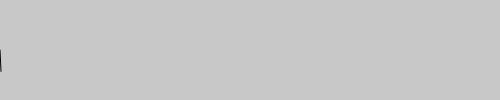
Frame 1 (no input)
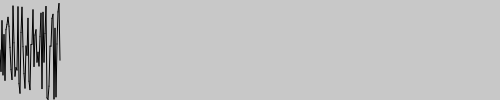
Frame 60 (no input)
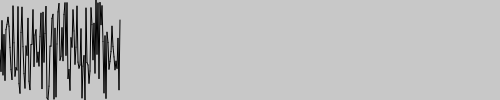
Frame 120 (the mouse pressed at the canvas centre since frame 60)

The p5.js sketch that drew these frames (run headless with seeded random() and noise() and a simulated clock; from frame 60 on, the mouse is pressed at the canvas centre):

// p5.js sketch
// ── sketch.js
// keep track of our position on our graph
let xPos = 0;

// keep track of the previous random point
let prev = 50;

// off screen buffers (for moving the random graph)
let buffer1, buffer2;
let buffer1x = 0;
let buffer2x = 1000;
let currentBuffer, nextBuffer;;
let moving = false;

function setup() {
  createCanvas(500, 100);

  // create our off screen buffers
  buffer1 = createGraphics(1000,100);
  buffer2 = createGraphics(1000,100);
  buffer1.background(200);
  buffer2.background(200);
  currentBuffer = buffer1;
  nextBuffer = buffer2;
}

function draw() {
  // clear the main canvas
  clear();

  // move the drawing head over by 1 pixel
  xPos += 1;

  // pull a random number
  let rand = random(0,100);

  // draw a line from the previous point to the current point
  currentBuffer.line(xPos-1, prev, xPos, rand);

  // rand becomes our new prev
  prev = rand;

  // if we are moving we need to cycle the two buffers so they function like
  // a scrolling background
  if (moving) {
    buffer1x--;
    buffer2x--;
    if (buffer1x <= -1000) {
      buffer1x = buffer2x+1000;
      buffer1.background(200);
    }
    else if (buffer2x <= -1000) {
      buffer2x = buffer1x+1000;
      buffer2.background(200);
    }
  }

  // did we reach the edge of the visible canvas (500)? if so, we need to start
  // the movement of the buffers
  if (xPos >= 500) {
    moving = true;
  }

  // draw the buffers
  image(buffer1, buffer1x, 0);
  image(buffer2, buffer2x, 0);

  // did we reach the right side of the current buffer?
  if (xPos >= 1000) {
    // put us into 'move' mode
    moving = true;

    // reset the drawing head
    xPos = 0;

    // select a new buffer to draw to
    if (currentBuffer == buffer1) {
      currentBuffer = buffer2;
      nextBuffer = buffer1;
    }
    else {
      currentBuffer = buffer1;
      nextBuffer = buffer2;
    }
  }
}
